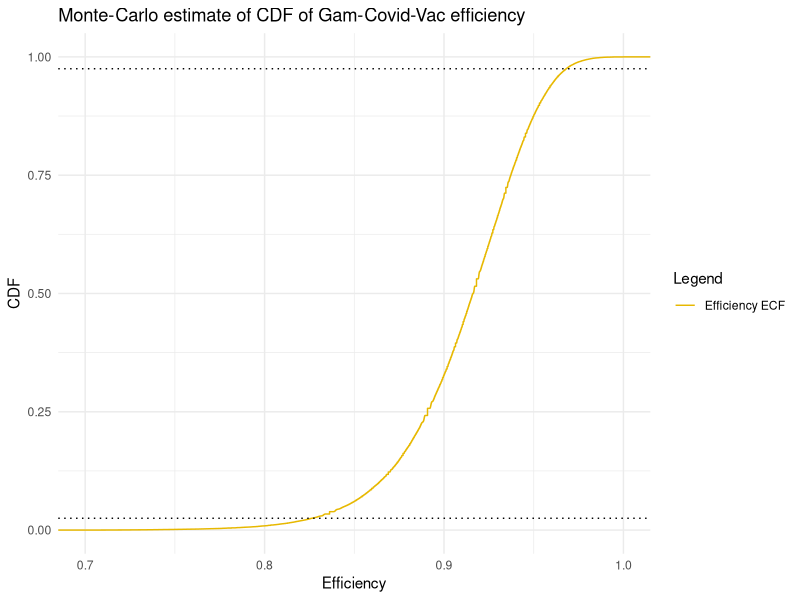

The R script that drew this image:
m1 <- 16
n1 <- 14964
m2 <- 62
n2 <- 4902
p1 <- m1/n1
p2 <- m2/n2
eff1 <- 1-p1/p2
cat( "Efficiency:", eff1, " Rounded:", sprintf("%.1f", 100*eff1))

test1 <- rbinom(10000,n1, p1)
test2 <- rbinom(10000,n2, p2)
cat( "Sim. means 1,2 (model1): ", mean(test1)/n1, "  ", mean(test2)/n2)

test_eff <- 1- (test1/n1)/(test2/n2)
cat( "Sim. efficiency mean (model1)", sprintf("%.1f", 100*mean(test_eff)))

alf1 <- 0.05
cat( "95%CI  (model1)", sprintf("%.1f", 100*quantile( test_eff, c(alf1/2, 1-alf1/2))))


##Размывание, учитывающее точность определения вероятностей, 
##в нулевом приближении для распреления частот принимаем нормальное распределение
sd1 <- sqrt(p1*n1)/n1
sd2 <- sqrt(p2*n2)/n2

testp1 <- rnorm(1000, p1, sd1)
testp2 <- rnorm(1000, p2, sd2)
test1a <- unlist( lapply( testp1, function(x){ rbinom(100,n1, x)}))
test2a <- unlist( lapply( testp2, function(x){ rbinom(100,n2, x)}))
cat( "Sim. means 1,2  (model2):",  mean(test1a)/n1, " ", mean(test2a)/n2)

test_eff2 <- 1- (test1a/n1)/(test2a/n2)
cat( "Sim. efficiency mean (model2)", sprintf("%.1f", 100*mean(test_eff2)))
cat( "95%CI (model2)", sprintf("%.1f", 100*quantile( test_eff2, c(alf1/2, 1-alf1/2))))

library(ggplot2)
ggplot( data.frame( eff2=test_eff2), aes(x=eff2))+
  stat_ecdf(aes(x=eff2, color="Efficiency ECF"))+
  theme_minimal() +
  xlim(0.7,1)+ scale_color_manual(values = c("#E7B800")) +
  ggtitle("Monte-Carlo estimate of CDF of Gam-Covid-Vac efficiency") + 
  xlab("Efficiency") +
  ylab( "CDF") + labs(color="Legend") +
  geom_hline(yintercept = alf1/2, linetype= "dotted") +
  geom_hline(yintercept = 1-alf1/2, linetype= "dotted")
  
